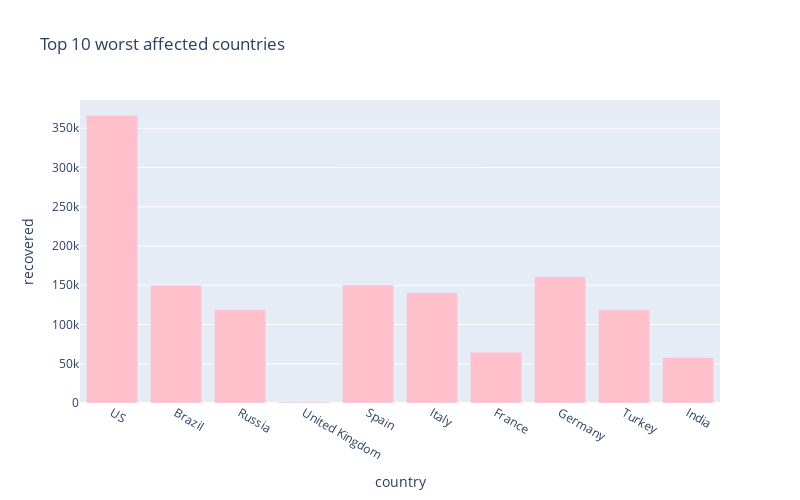

The code cell stored with this chart in its notebook:
### Markdown cell above
# Worst hit countries - Recovering cases

### Code cell
px.bar(
    sorted_country_df.head(10),
    x = "country",
    y = "recovered",
    title= "Top 10 worst affected countries", # the axis names
    color_discrete_sequence=["pink"], 
    height=500,
    width=800
)

### Figure 1 — Plotly figure (JSON) as saved in the notebook; plotly's stock layout.template omitted (floating-point values rounded to 4 significant figures)
{"data": [{"alignmentgroup": "True", "hovertemplate": "country=%{x}<br>recovered=%{y}<extra></extra>", "legendgroup": "", "marker": {"color": "pink"}, "name": "", "offsetgroup": "", "orientation": "v", "showlegend": false, "textposition": "auto", "type": "bar", "x": ["US", "Brazil", "Russia", "United Kingdom", "Spain", "Italy", "France", "Germany", "Turkey", "India"], "xaxis": "x", "y": [366736, 149911, 118798, 1151, 150376, 140479, 64735, 160903, 118694, 57976], "yaxis": "y"}], "layout": {"barmode": "relative", "height": 500, "legend": {"tracegroupgap": 0}, "title": {"text": "Top 10 worst affected countries"}, "width": 800, "xaxis": {"anchor": "y", "domain": [0, 1], "title": {"text": "country"}}, "yaxis": {"anchor": "x", "domain": [0, 1], "title": {"text": "recovered"}}}}
